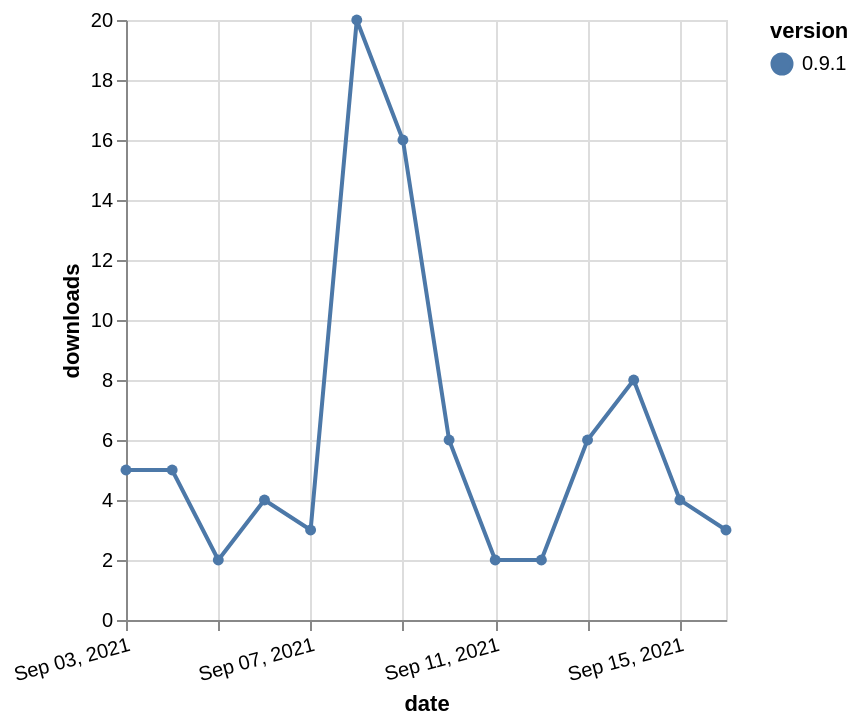

The Vega-Lite source for this figure:
### Vega-Lite specification from a JSON file in a GitHub repository (floating-point values rounded to 4 significant figures)
{"$schema": "https://vega.github.io/schema/vega-lite/v5.json", "description": "A simple bar chart with embedded data.", "data": {"values": [{"date": "2021-09-03", "total": 36187, "delta": 5, "version": "0.9.1"}, {"date": "2021-09-04", "total": 36192, "delta": 5, "version": "0.9.1"}, {"date": "2021-09-05", "total": 36194, "delta": 2, "version": "0.9.1"}, {"date": "2021-09-06", "total": 36198, "delta": 4, "version": "0.9.1"}, {"date": "2021-09-07", "total": 36201, "delta": 3, "version": "0.9.1"}, {"date": "2021-09-08", "total": 36221, "delta": 20, "version": "0.9.1"}, {"date": "2021-09-09", "total": 36237, "delta": 16, "version": "0.9.1"}, {"date": "2021-09-10", "total": 36243, "delta": 6, "version": "0.9.1"}, {"date": "2021-09-11", "total": 36245, "delta": 2, "version": "0.9.1"}, {"date": "2021-09-12", "total": 36247, "delta": 2, "version": "0.9.1"}, {"date": "2021-09-13", "total": 36253, "delta": 6, "version": "0.9.1"}, {"date": "2021-09-14", "total": 36261, "delta": 8, "version": "0.9.1"}, {"date": "2021-09-15", "total": 36265, "delta": 4, "version": "0.9.1"}, {"date": "2021-09-16", "total": 36268, "delta": 3, "version": "0.9.1"}]}, "width": "container", "mark": {"type": "line", "point": {"filled": true}}, "encoding": {"x": {"field": "date", "type": "temporal", "timeUnit": "yearmonthdate", "title": "date", "axis": {"labelAngle": -15}}, "y": {"field": "delta", "type": "quantitative", "title": "downloads"}, "color": {"field": "version", "type": "nominal"}, "tooltip": {"field": "delta"}}}
